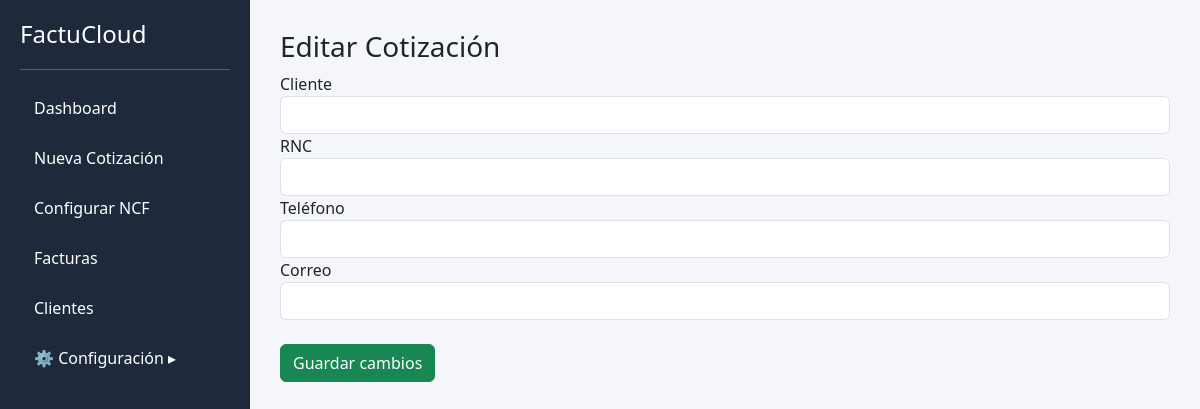
Before: /editar_cotizacion/10 with the older database file.
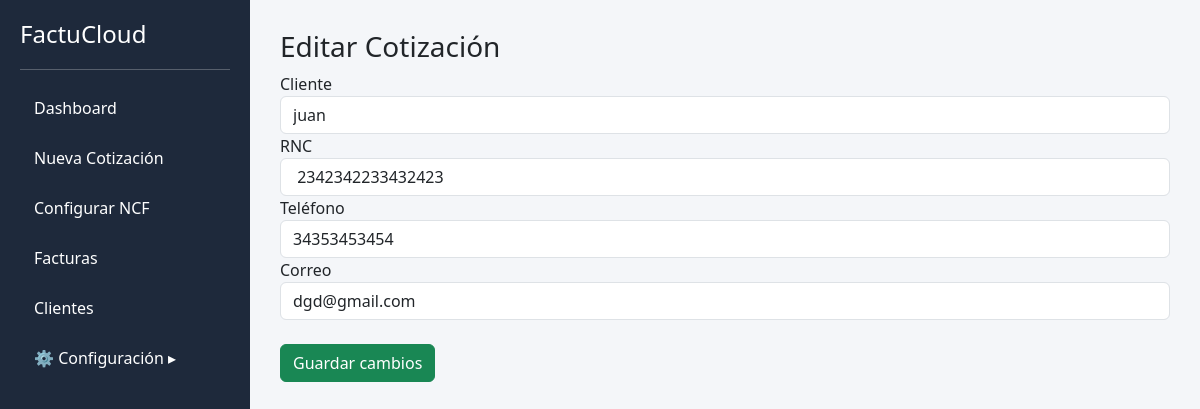
After: the same page with the newer database file.
### tables this page shows
CREATE TABLE cotizaciones (
        id INTEGER PRIMARY KEY AUTOINCREMENT,
        codigo TEXT,
        cliente TEXT,
        rnc TEXT,
        telefono TEXT,
        correo TEXT,
        fecha TEXT,
        subtotal REAL,
        itbis REAL,
        total REAL,
        estado TEXT
    );

### app.py (the view, shortened to what this page needs)
@app.route("/editar_cotizacion/<int:id>", methods=["GET","POST"])
def editar_cotizacion(id):
    conn = sqlite3.connect("database.db")
    conn.row_factory = sqlite3.Row
    cursor = conn.cursor()
    cursor.execute("SELECT * FROM cotizaciones WHERE id=?",(id,))
    cotizacion = cursor.fetchone()
    conn.close()
    return render_template("editar_cotizacion.html", cotizacion=cotizacion)

### templates/editar_cotizacion.html
{% extends "base.html" %}
{% block content %}
<h3>Editar Cotización</h3>
<form method="POST">
<label>Cliente</label>
<input type="text" name="cliente" value="{{ cotizacion.cliente }}" class="form-control">
<label>RNC</label>
<input type="text" name="rnc" value="{{ cotizacion.rnc }}" class="form-control">
<label>Teléfono</label>
<input type="number" name="telefono" value="{{ cotizacion.telefono }}" class="form-control">
<label>Correo</label>
<input type="text" name="correo" value="{{ cotizacion.correo }}" class="form-control">
<br>
<button class="btn btn-success">
Guardar cambios
</button>
</form>
{% endblock %}

Changed rows visible on the page:
added cotizaciones: cliente "juan", rnc "2342342233432423", telefono "34353453454", correo "dgd@gmail.com"
